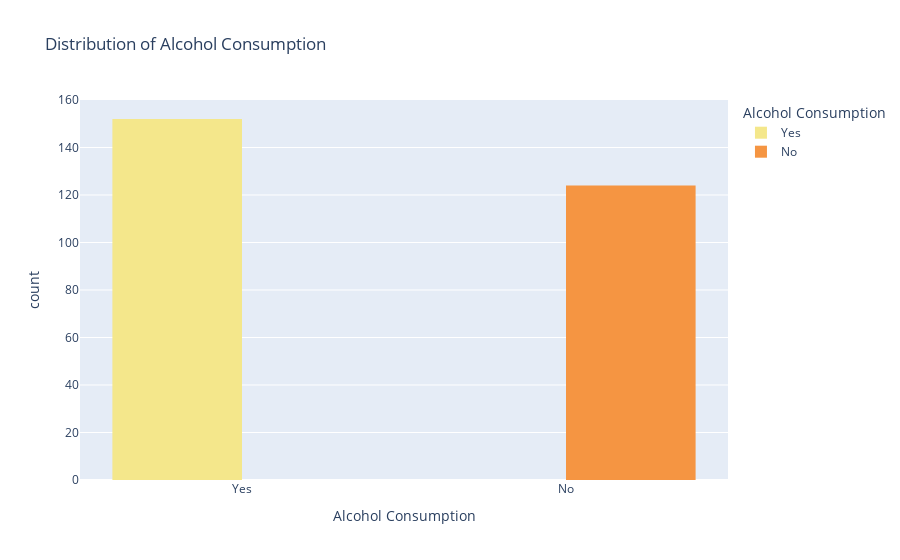

The notebook cell saved with this chart:
### Markdown cell above
<div style="background-color:gray; color:white; padding:15px; font-size:25px; font-family: sans-serif; text-align:left; border-radius:20px;">Alcohol consumption & Lung cancer
</div>

### Code cell
df_plot = df.copy()
df_plot['alcohol_consuming'] = df_plot['alcohol_consuming'].replace({1:"Yes",0:"No"})
fig = px.histogram(df_plot, x='alcohol_consuming', color='alcohol_consuming',
                   color_discrete_sequence={1: '#f59542', 0: '#f4e78b'},
                   labels={'alcohol_consuming': 'Alcohol Consumption'},
                   title='Distribution of Alcohol Consumption',
                   barmode='group')
fig.update_xaxes(categoryorder='array', categoryarray=['Yes', 'No'])
fig.show()

### Figure 1 — Plotly figure (JSON) as saved in the notebook; plotly's stock layout.template omitted (floating-point values rounded to 4 significant figures; data arrays with more than 128 entries replaced by an {"elided": "..."} marker saying what was removed)
{"data": [{"alignmentgroup": "True", "bingroup": "x", "hovertemplate": "Alcohol Consumption=%{x}<br>count=%{y}<extra></extra>", "legendgroup": "Yes", "marker": {"color": "#f4e78b", "pattern": {"shape": ""}}, "name": "Yes", "offsetgroup": "Yes", "orientation": "v", "showlegend": true, "type": "histogram", "x": {"elided": "152 str values"}, "xaxis": "x", "yaxis": "y"}, {"alignmentgroup": "True", "bingroup": "x", "hovertemplate": "Alcohol Consumption=%{x}<br>count=%{y}<extra></extra>", "legendgroup": "No", "marker": {"color": "#f59542", "pattern": {"shape": ""}}, "name": "No", "offsetgroup": "No", "orientation": "v", "showlegend": true, "type": "histogram", "x": ["No", "No", "No", "No", "No", "No", "No", "No", "No", "No", "No", "No", "No", "No", "No", "No", "No", "No", "No", "No", "No", "No", "No", "No", "No", "No", "No", "No", "No", "No", "No", "No", "No", "No", "No", "No", "No", "No", "No", "No", "No", "No", "No", "No", "No", "No", "No", "No", "No", "No", "No", "No", "No", "No", "No", "No", "No", "No", "No", "No", "No", "No", "No", "No", "No", "No", "No", "No", "No", "No", "No", "No", "No", "No", "No", "No", "No", "No", "No", "No", "No", "No", "No", "No", "No", "No", "No", "No", "No", "No", "No", "No", "No", "No", "No", "No", "No", "No", "No", "No", "No", "No", "No", "No", "No", "No", "No", "No", "No", "No", "No", "No", "No", "No", "No", "No", "No", "No", "No", "No", "No", "No", "No", "No"], "xaxis": "x", "yaxis": "y"}], "layout": {"barmode": "group", "legend": {"title": {"text": "Alcohol Consumption"}, "tracegroupgap": 0}, "title": {"text": "Distribution of Alcohol Consumption"}, "xaxis": {"anchor": "y", "categoryarray": ["Yes", "No"], "categoryorder": "array", "domain": [0.0, 1.0], "title": {"text": "Alcohol Consumption"}}, "yaxis": {"anchor": "x", "domain": [0.0, 1.0], "title": {"text": "count"}}}}
